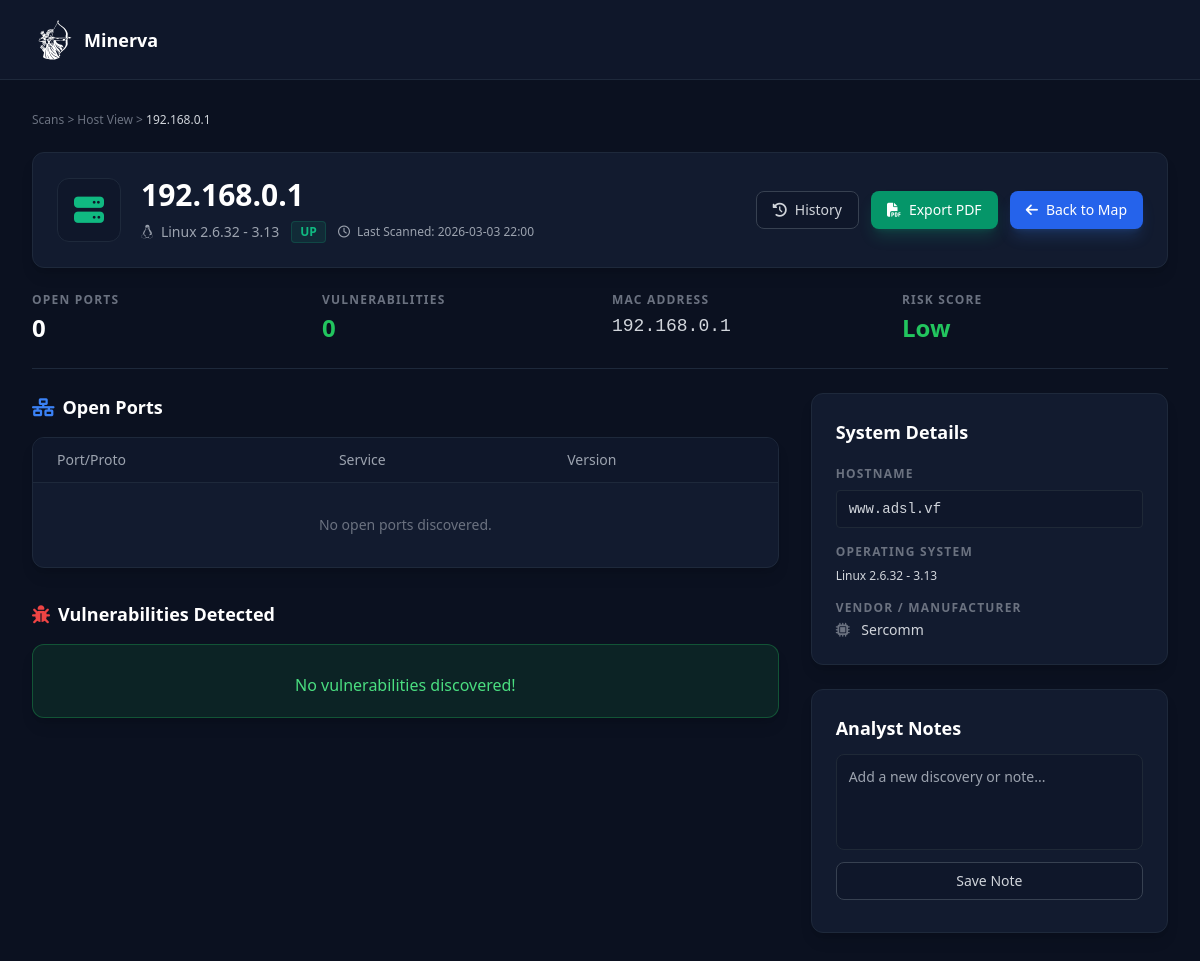
Page /host/192.168.0.1?scan_id=4 on the earlier database version.
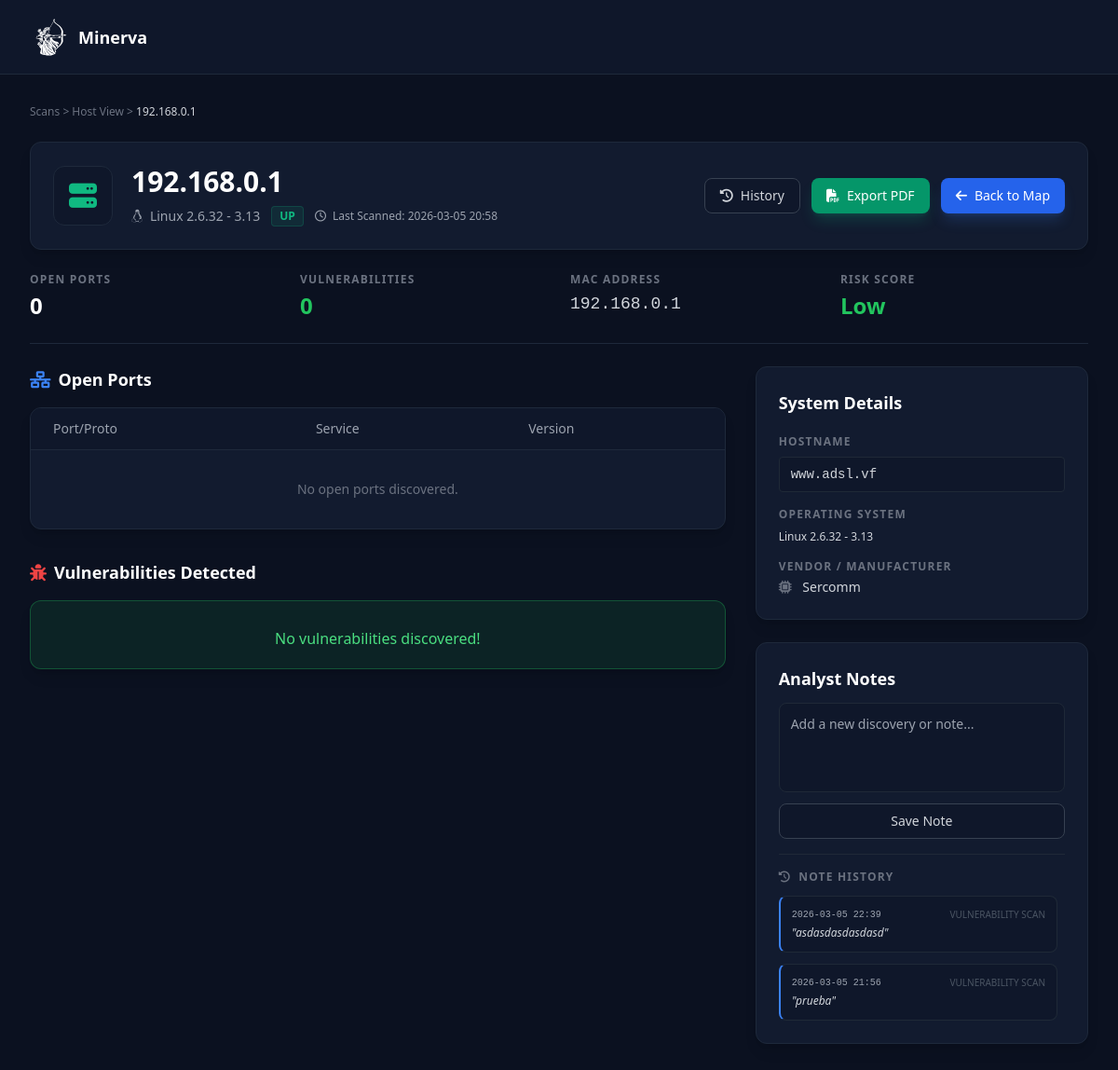
Same page on the later database version.
### app/models.py (models this page shows)
class ScanResult(Base):
    __tablename__ = "scan_results"
    id = Column(Integer, primary_key=True, index=True)
    scan_id = Column(Integer, ForeignKey("scans.id"))
    host_mac = Column(String, ForeignKey("hosts.mac_address"))
    ip_address = Column(String)
    status = Column(String)
    notes = relationship("Note", back_populates="scan_result", cascade="all, delete-orphan")
    scan = relationship("Scan", back_populates="results")
    host = relationship("Host")
    ports = relationship("Port", back_populates="scan_result", cascade="all, delete-orphan")

class Scan(Base):
    __tablename__ = "scans"
    id = Column(Integer, primary_key=True, index=True)
    project_id = Column(Integer, ForeignKey("projects.id"))
    timestamp = Column(DateTime, default=datetime.datetime.utcnow)
    scan_type = Column(String)
    gateway_ip = Column(String, nullable=True)
    subnet_mask = Column(String, nullable=True)
    project = relationship("Project", back_populates="scans")
    results = relationship("ScanResult", back_populates="scan", cascade="all, delete-orphan")

class Note(Base):
    __tablename__ = "notes"
    id = Column(Integer, primary_key=True, index=True)
    scan_result_id = Column(Integer, ForeignKey("scan_results.id"))
    content = Column(String)
    timestamp = Column(DateTime, default=datetime.datetime.utcnow)
    scan_result = relationship("ScanResult", back_populates="notes")

### app/main.py (the view)
@app.get("/host/{ip}", response_class=HTMLResponse)
async def host_details(ip: str, request: Request, scan_id: int = None, db: Session = Depends(get_db)):
    if scan_id:
        scan_result = db.query(models.ScanResult).filter(models.ScanResult.ip_address == ip, models.ScanResult.scan_id == scan_id).first()
    else:
        scan_result = db.query(models.ScanResult).filter(models.ScanResult.ip_address == ip).order_by(models.ScanResult.id.desc()).first()
    if not scan_result:
        return HTMLResponse(content="<h1>Host no encontrado en este escaneo.</h1>", status_code=404)
    open_ports = [p for p in scan_result.ports if p.port_number != 0 and p.state != 'filtered']
    all_vulns = []
    for port in open_ports:
        all_vulns.extend(port.vulnerabilities)
    high_count = sum(1 for v in all_vulns if v.severity == "High")
    med_count = sum(1 for v in all_vulns if v.severity == "Medium")
    low_count = sum(1 for v in all_vulns if v.severity == "Low")
    risk_score = "Low"
    if high_count > 0: risk_score = "High"
    elif med_count > 0: risk_score = "Medium"
    elif len(open_ports) > 5: risk_score = "Medium"
    historical_notes_db = db.query(models.Note).join(
        models.ScanResult, models.ScanResult.id == models.Note.scan_result_id
    ).join(
        models.Scan, models.Scan.id == models.ScanResult.scan_id
    ).filter(
        models.ScanResult.ip_address == ip
    ).order_by(models.Note.timestamp.desc()).all()
    notes_history = []
    for n in historical_notes_db:
        notes_history.append({
            "date": n.timestamp.strftime('%Y-%m-%d %H:%M'),
            "text": n.content,
            "scan_type": n.scan_result.scan.scan_type if n.scan_result.scan else "N/A"
        })
    return templates.TemplateResponse("host_details.html", {
        "request": request,
        "ip": ip,
        "host": scan_result.host,
        "scan_result": scan_result,
        "ports": open_ports,
        "vulns": all_vulns,
        "risk_score": risk_score,
        "high_count": high_count,
        "med_count": med_count,
        "low_count": low_count,
        "current_scan_id": scan_id,
        "notes_history": notes_history
    })

### templates/host_details.html (shortened to what the changed rows need)
<!DOCTYPE html>
<html lang="es">
<head>
    <script src="https://cdn.tailwindcss.com"></script>
    <link rel="stylesheet" href="https://cdnjs.cloudflare.com/ajax/libs/font-awesome/6.4.0/css/all.min.css">
</head>
<body class="text-gray-300 font-sans h-screen flex flex-col overflow-hidden">
    <header class="h-20 border-b border-panel bg-[#0f172a] flex items-center justify-between px-8 shrink-0">
        <div class="flex items-center space-x-3">
            <h1 class="text-lg font-bold text-white">Minerva</h1>
        </div>
    </header>
    <main class="flex-1 overflow-y-auto p-8">
        <div class="max-w-7xl mx-auto space-y-6">
            <div class="bg-panel border border-panel rounded-xl p-6 flex justify-between items-center shadow-lg">
                <div class="flex items-center space-x-5">
                    <div>
                        <h2 class="text-3xl font-bold text-white">{{ ip }}</h2>
                        <div class="flex items-center space-x-3 mt-2 text-sm text-gray-400">
                            <span><i class="fa-brands fa-linux mr-1"></i> {{ host.os_name if host and host.os_name !=
                                'Unknown' else 'Unknown OS' }}</span>
                            <span
                                class="bg-emerald-500/10 text-emerald-500 px-2 py-0.5 rounded border border-emerald-500/20 text-xs font-bold uppercase">{{
                                scan_result.status }}</span>
                            <span class="text-xs"><i class="fa-regular fa-clock mr-1"></i> Last Scanned: {{
                                scan_result.scan.timestamp.strftime('%Y-%m-%d %H:%M') if scan_result.scan else 'N/A'
                                }}</span>
                        </div>
                    </div>
                </div>
            </div>
            <div class="grid grid-cols-3 gap-8">
                <div class="col-span-2 space-y-8">
                    <div>
                        <div class="bg-panel border border-panel rounded-xl overflow-hidden shadow-lg">
                            <table class="w-full text-left text-sm">
                                <thead class="bg-[#0f172a] border-b border-panel text-gray-400">
                                    <tr>
                                        <th class="px-6 py-3 font-medium">Port/Proto</th>
                                        <th class="px-6 py-3 font-medium">Service</th>
                                        <th class="px-6 py-3 font-medium">Version</th>
                                    </tr>
                                </thead>
                            </table>
                        </div>
                    </div>
                </div>
                <div class="col-span-1 space-y-6">
                    <div class="bg-panel border border-panel rounded-xl p-6 shadow-lg flex flex-col h-fit">
                        {% if notes_history|length > 0 %}
                        <div class="border-t border-gray-800 pt-4 mt-2 flex flex-col">
                            <h4 class="text-xs font-bold text-gray-500 uppercase tracking-widest mb-3"><i
                                    class="fa-solid fa-clock-rotate-left mr-1"></i> Note History</h4>
                            <div class="space-y-3 overflow-y-auto pr-2 custom-scrollbar" style="max-h: 250px;">
                                {% for note in notes_history %}
                                <div
                                    class="bg-[#0f172a] p-3 rounded-lg border border-gray-800 border-l-2 border-l-blue-500">
                                    <div class="flex justify-between items-center mb-1">
                                        <span class="text-[10px] text-gray-400 font-mono">{{ note.date }}</span>
                                        <span class="text-[10px] text-gray-600 uppercase">{{ note.scan_type }}</span>
                                    </div>
                                    <p class="text-xs text-gray-300 italic">"{{ note.text }}"</p>
                                </div>
                                {% endfor %}
                            </div>
                        </div>
                        {% endif %}
                    </div>
                </div>
            </div>
        </div>
    </main>
</body>
</html>

Differences in the rows shown:
changed Scan (number 1 of 2 on the later page): scan.timestamp "2026-03-03 22:00" → "2026-03-05 20:58"
now on this page (row edited): Scan: scan_type "VULNERABILITY SCAN" "VULNERABILITY SCAN"
added Note: text "asdasdasdasdasd"
added Note: text "prueba"
Other differences:
text now shown: "NOTE HISTORY"
new list line: "2026-03-05 22:39 \" \""
new list line: "2026-03-05 21:56 \" \""
